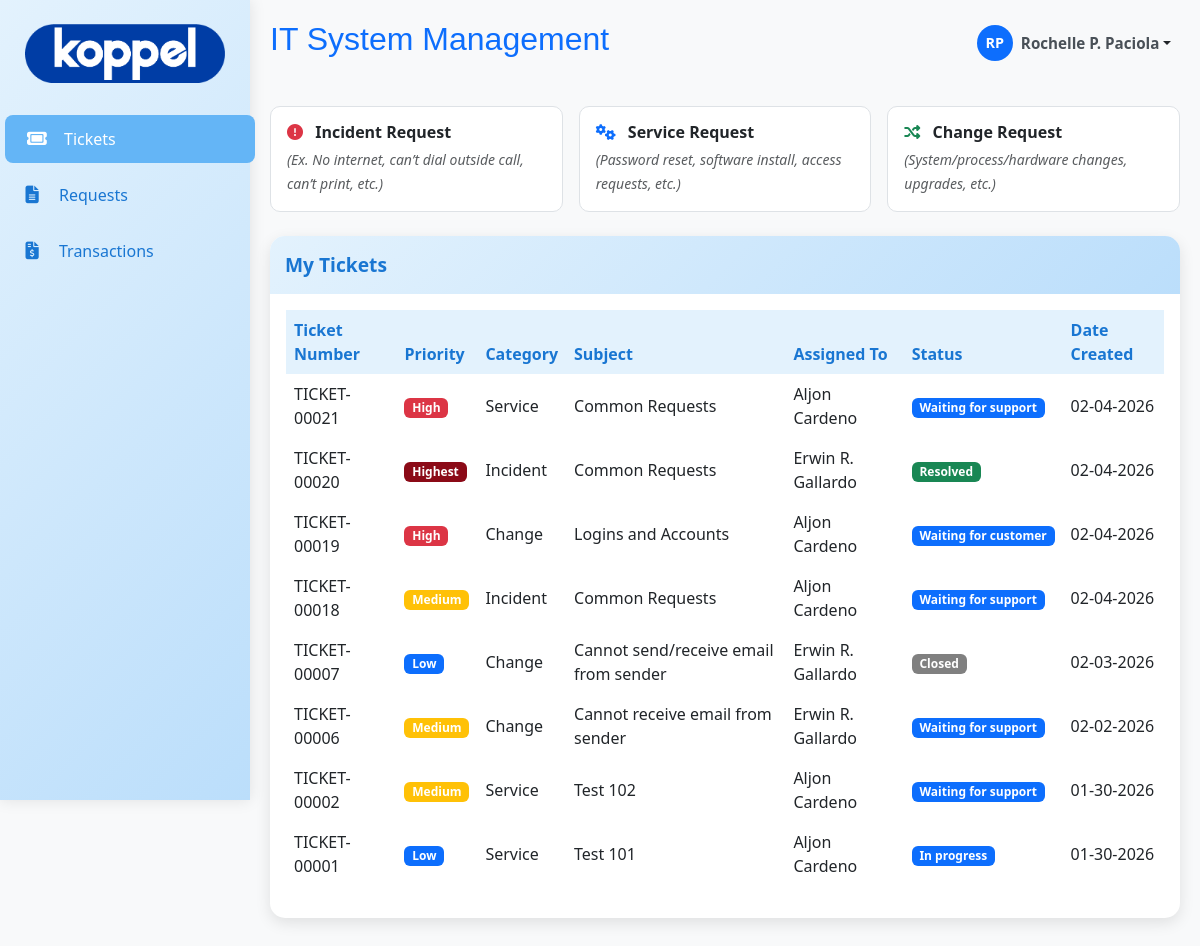
Page /user/ticket/tickets.php (signed in) on the earlier database version.
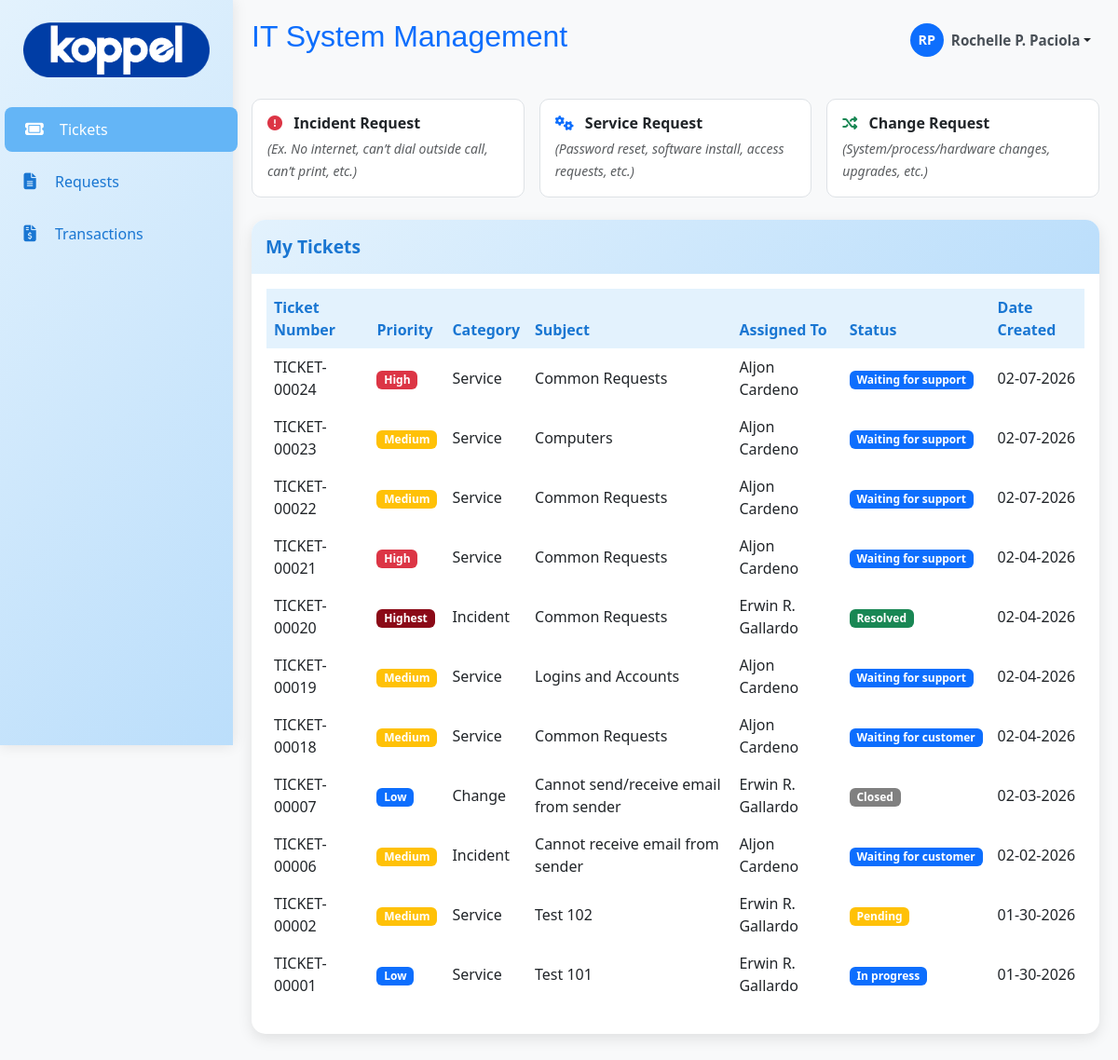
Same page on the later database version.
### tables this page shows
CREATE TABLE `ticket_tb` (
  `ticket_id` int(11) NOT NULL,
  `ticket_number` varchar(20) DEFAULT NULL,
  `user_id` int(11) DEFAULT NULL,
  `fullname` varchar(100) DEFAULT NULL,
  `email` varchar(100) DEFAULT NULL,
  `company` varchar(100) DEFAULT NULL,
  `department` varchar(100) DEFAULT NULL,
  `priority` varchar(50) NOT NULL,
  `urgency` varchar(50) NOT NULL,
  `impact` varchar(70) NOT NULL,
  `ticket_category` varchar(20) DEFAULT NULL,
  `subject` varchar(255) DEFAULT NULL,
  `subject_details` varchar(200) DEFAULT NULL,
  `issue` text DEFAULT NULL,
  `status` varchar(20) DEFAULT 'open',
  `date_created` timestamp NOT NULL DEFAULT current_timestamp(),
  `assigned_to` int(11) NOT NULL
);

CREATE TABLE `user_tb` (
  `user_id` int(11) NOT NULL,
  `emp_id` varchar(50) NOT NULL,
  `fullname` varchar(150) NOT NULL,
  `position` varchar(100) NOT NULL,
  `email` varchar(150) DEFAULT NULL,
  `department` varchar(100) DEFAULT NULL,
  `company` varchar(50) NOT NULL,
  `area` varchar(150) NOT NULL,
  `user_type` varchar(30) NOT NULL,
  `date_hired` timestamp NOT NULL DEFAULT current_timestamp() ON UPDATE current_timestamp(),
  `date_resigned` varchar(100) DEFAULT NULL,
  `created_at` timestamp NOT NULL DEFAULT current_timestamp(),
  `password` varchar(255) DEFAULT NULL,
  `is_active` tinyint(1) NOT NULL DEFAULT 1
);

### user/ticket/tickets.php (the view, shortened to what this page needs)
<?php
include '../db/db.php';
$user_id = $_SESSION['user_id'];
$sql = "
SELECT
    t.*,
    u.fullname AS assigned_admin
FROM ticket_tb t
LEFT JOIN user_tb u
    ON t.assigned_to = u.user_id
    AND u.user_type = 'admin'
WHERE t.user_id = ?
ORDER BY t.ticket_id DESC
";
$stmt = $conn->prepare($sql);
$stmt->bind_param("i", $user_id);
$stmt->execute();
$tickets = $stmt->get_result();
?>
<!DOCTYPE html>
<html lang="en">
<head>
<link rel="stylesheet" href="https://cdn.jsdelivr.net/npm/bootstrap@5.3.0/dist/css/bootstrap.min.css">
<link rel="stylesheet" href="https://cdnjs.cloudflare.com/ajax/libs/font-awesome/6.4.0/css/all.min.css">
<link href="../asset/css/main.css" rel="stylesheet">
<link href="../asset/css/menu.css" rel="stylesheet">
</head>
<body>
<div class="main-content d-flex" id="mainContent">
<?php include '../sidebar.php'; ?>
<div class="content flex-grow-1">
<div class="dashboard-header"><?php include '../header.php'; ?></div>
<div class="row g-3 my-4">
    <div class="col-md-4">
        <button class="btn w-100 p-3 text-start request-btn incident"
            onclick="location.href='add.php?type=incident'">
            <h6 class="mb-1 fw-bold">
                <i class="fas fa-exclamation-circle me-2"></i> Incident Request
            </h6>
            <small class="fst-italic text-muted">
                (Ex. No internet, can’t dial outside call, can’t print, etc.)
            </small>
        </button>
    </div>
    <div class="col-md-4">
        <button class="btn w-100 p-3 text-start request-btn service"
            onclick="location.href='add.php?type=service'">
            <h6 class="mb-1 fw-bold">
                <i class="fas fa-cogs me-2"></i> Service Request
            </h6>
            <small class="fst-italic text-muted">
                (Password reset, software install, access requests, etc.)
            </small>
        </button>
    </div>
    <div class="col-md-4">
        <button class="btn w-100 p-3 text-start request-btn change"
            onclick="location.href='add.php?type=change'">
            <h6 class="mb-1 fw-bold">
                <i class="fas fa-random me-2"></i> Change Request
            </h6>
            <small class="fst-italic text-muted">
                (System/process/hardware changes, upgrades, etc.)
            </small>
        </button>
    </div>
</div>
<div class="card mt-4">
<div class="card-header">
    My Tickets
</div>
<div class="card-body table-responsive">
<table class="table table-hover" id="ticketsTable">
<thead>
<tr>
    <th>Ticket Number</th>
    <th>Priority</th>
    <th>Category</th>
    <th>Subject</th>
    <th>Assigned To</th>
    <th>Status</th>
    <th>Date Created</th>
</tr>
</thead>
<tbody id="ticketsBody">
<?php if ($tickets->num_rows > 0): ?>
<?php while ($ticket = $tickets->fetch_assoc()): ?>
<tr class="ticket-row" data-ticket-id="<?= $ticket['ticket_id'] ?>">
    <td><?= htmlspecialchars($ticket['ticket_number']) ?></td>
    <td>
        <span class="badge badge-priority-<?= strtolower($ticket['priority'] ?? 'medium') ?>">
            <?= ucfirst($ticket['priority'] ?? 'Medium') ?>
        </span>
    </td>
    <td><?= ucfirst($ticket['ticket_category']) ?></td>
    <td><?= htmlspecialchars($ticket['subject']) ?></td>
    <td><?= htmlspecialchars($ticket['assigned_admin'] ?? 'Unassigned') ?></td>
    <td>
        <span class="badge badge-status-<?= strtolower(str_replace(' ', '-', $ticket['status'])) ?>">
            <?= ucfirst($ticket['status']) ?>
        </span>
    </td>
    <td><?= date('m-d-Y', strtotime($ticket['created_at'] ?? $ticket['date_created'])) ?></td>
</tr>
<?php endwhile; ?>
<?php else: ?>
<tr>
    <td colspan="7" class="text-center">No tickets created yet.</td>
</tr>
<?php endif; ?>
</tbody>
</table>
</div>
</div>
</div>
</div>
</body>
</html>

### user/sidebar.php
<?php
$currentPage = basename($_SERVER['PHP_SELF']);
$currentDir  = basename(dirname($_SERVER['PHP_SELF']));
?>
 <link rel="stylesheet" href="https://cdnjs.cloudflare.com/ajax/libs/font-awesome/6.4.0/css/all.min.css">
<div class="sidebar col-md-2" id="sidebar" style="height:100vh;width:250px;">
    <br>
    <center>
        <img src="../asset/img/Koppel.png" class="img-fluid" width="200" height="60">
    </center> <br>
    <a href="<?= BASE_URL ?>/user/ticket/tickets.php"
       class="<?= ($currentPage === 'tickets.php' && $currentDir === 'ticket') ? 'active' : '' ?>">
        <i class="fas fa-ticket"></i>
        <span class="sidebar-text">Tickets</span>
    </a>
    <a href="<?= BASE_URL ?>/user/request/requests.php"
       class="<?= ($currentPage === 'requests.php' && $currentDir === 'request') ? 'active' : '' ?>">
        <i class="fas fa-file-alt"></i>
        <span class="sidebar-text">Requests</span>
    </a>
    <a href="<?= BASE_URL ?>/user/transaction/transactions.php"
       class="<?= $currentPage === 'transactions.php' ? 'active' : '' ?>">
        <i class="fas fa-file-invoice-dollar"></i>
        <span class="sidebar-text">Transactions</span>
    </a>
</div>

### user/header.php (shortened to what this page needs)
<div class="d-flex justify-content-between align-items-center mb-3">
<h2 class="text-primary" style="font-family:  'Franklin Gothic Medium', 'Arial Narrow', Arial, sans-serif;">IT System Management</h2>
    <div class="d-flex align-items-center">
        <div class="dropdown">
            <button class="btn btn-sm dropdown-toggle d-flex align-items-center" type="button" id="userDropdown" data-bs-toggle="dropdown" aria-expanded="false">
                <div class="bg-primary text-white rounded-circle d-flex align-items-center justify-content-center me-2" style="width: 36px; height: 36px; font-size: 0.9rem; font-weight: 600;">
                    <?php
                    if (isset($_SESSION['fullname'])) {
                        $initials = '';
                        $names = explode(' ', $_SESSION['fullname']);
                        foreach ($names as $name) {
                            $initials .= strtoupper(substr($name, 0, 1));
                        }
                        echo htmlspecialchars(substr($initials, 0, 2));
                    } else {
                        echo 'G';
                    }
                    ?>
                </div>
                <span class="d-none d-md-inline fw-semibold" style="color: #495057; font-size: 0.95rem;">
                    <?php if (isset($_SESSION['fullname'])): ?>
                        <?= htmlspecialchars($_SESSION['fullname']) ?>
                    <?php else: ?>
                        Guest
                    <?php endif; ?>
                </span>
            </button>
        </div>
    </div>
</div>

### user/asset/css/main.css (style rules this page uses)
:root { --light-blue: #e3f2fd; --medium-blue: #bbdefb; --dark-blue: #90caf9; --accent-blue: #64b5f6; --text-blue: #1976d2; }
body { background-color: #f8f9fa; font-family: 'Segoe UI', Tahoma, Geneva, Verdana, sans-serif; }
.sidebar { background: linear-gradient(135deg, var(--light-blue), var(--medium-blue)); min-height: 100vh; box-shadow: 0 0 15px rgba(0,0,0,0.1); position: fixed; top: 0; left: 0; z-index: 1000; transition: all 0.3s ease; }
.main-content { margin-left: 250px; padding: 20px; transition: margin-left 0.3s ease; }
.sidebar a { color: var(--text-blue) !important; font-weight: 500; margin: 8px 0; padding: 12px 20px; border-radius: 8px; text-decoration: none; display: flex; align-items: center; transition: all 0.3s ease; }
.sidebar a:hover, .sidebar a.active { background-color: var(--accent-blue); color: white !important; transform: translateX(5px); }
.sidebar a i { margin-right: 15px; font-size: 1.1rem; min-width: 24px; text-align: center; }
.card { border: none; border-radius: 15px; box-shadow: 0 5px 15px rgba(0,0,0,0.1); margin-bottom: 10px; background: white; transition: transform 0.3s ease; }
.card-header { background: linear-gradient(135deg, var(--light-blue), var(--medium-blue)); border-bottom: none; padding: 15px; border-radius: 15px 15px 0 0 !important; color: var(--text-blue); font-weight: 600; font-size: 1.2rem; }
.table th { background-color: var(--light-blue); color: var(--text-blue); font-weight: 600; border: none; }
.table td { vertical-align: middle; border: none; }

### user/ticket/tickets.php (style rules this page uses)
.request-btn { border: 1px solid #dee2e6; background-color: #ffffff; transition: all 0.2s ease-in-out; border-radius: 10px; }
.request-btn.incident i { color: #dc3545; }
.request-btn.service i { color: #0d6efd; }
.request-btn.change i { color: #198754; }
.badge-priority-highest { background-color: #8b0a17; }
.badge-priority-high { background-color: #dc3545; }
.badge-priority-medium { background-color: #ffc107; }
.badge-priority-low { background-color: #0d6efd; }
.badge-status-reopened, .badge-status-waiting-for-support, .badge-status-waiting-for-customer, .badge-status-in-progress, .badge-status-escalated { background-color: #0d6efd; }
.badge-status-pending { background-color: #ffc107; }
.badge-status-canceled, .badge-status-closed { background-color: grey; }
.badge-status-resolved { background-color: #198754; }

Differences in the rows shown:
added ticket_tb: ticket_number "TICKET-00024", priority "High", ticket_category "Service", subject "Common Requests", user_tb.fullname "Aljon Cardeno", status "Waiting for support", date_created "02-07-2026"
added ticket_tb: ticket_number "TICKET-00023", priority "Medium", ticket_category "Service", subject "Computers", user_tb.fullname "Aljon Cardeno", status "Waiting for support", date_created "02-07-2026"
added ticket_tb: ticket_number "TICKET-00022", priority "Medium", ticket_category "Service", subject "Common Requests", user_tb.fullname "Aljon Cardeno", status "Waiting for support", date_created "02-07-2026"
changed ticket_tb "TICKET-00019": priority "High" → "Medium"; ticket_category "Change" → "Service"; status "Waiting for customer" → "Waiting for support"
changed ticket_tb "TICKET-00018": ticket_category "Incident" → "Service"; status "Waiting for support" → "Waiting for customer"
changed ticket_tb "TICKET-00006": ticket_category "Change" → "Incident"; user_tb.fullname "Erwin R. Gallardo" → "Aljon Cardeno"; status "Waiting for support" → "Waiting for customer"
changed ticket_tb "TICKET-00002": user_tb.fullname "Aljon Cardeno" → "Erwin R. Gallardo"; status "Waiting for support" → "Pending"
changed ticket_tb "TICKET-00001": user_tb.fullname "Aljon Cardeno" → "Erwin R. Gallardo"
